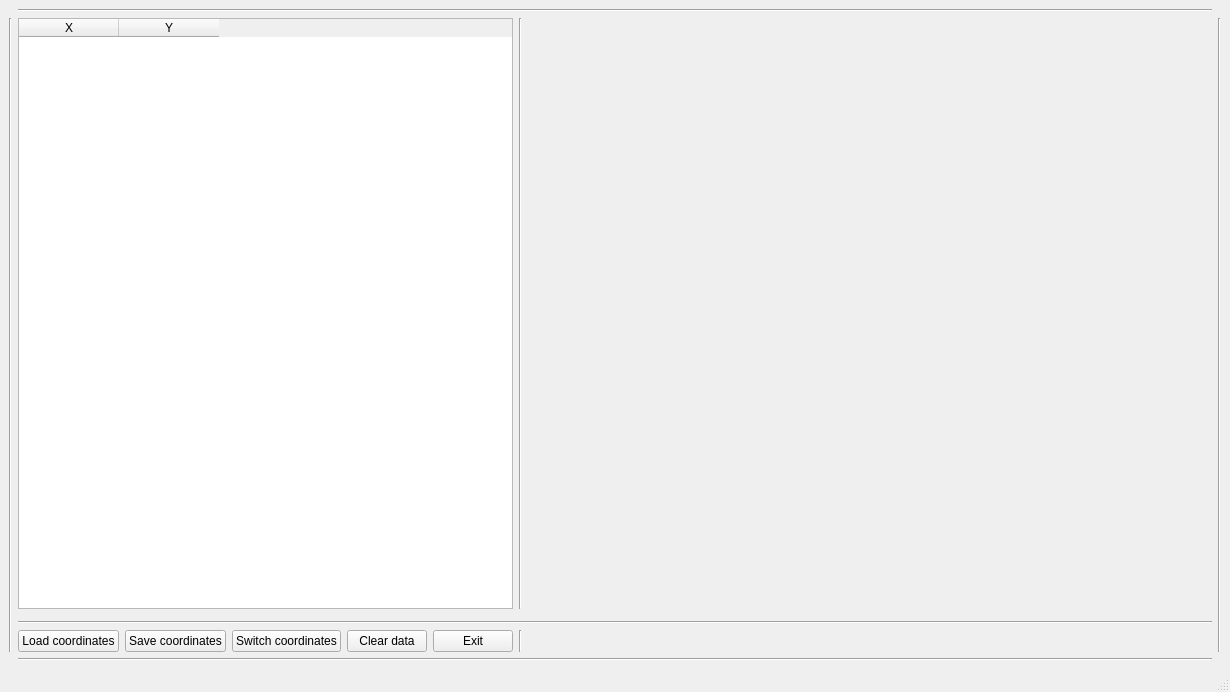
<?xml version="1.0" encoding="UTF-8"?>
<ui version="4.0">
 <class>MainWindow</class>
 <widget class="QMainWindow" name="MainWindow">
  <property name="geometry">
   <rect>
    <x>0</x>
    <y>0</y>
    <width>1230</width>
    <height>692</height>
   </rect>
  </property>
  <property name="windowTitle">
   <string>MainWindow</string>
  </property>
  <widget class="QWidget" name="centralwidget">
   <layout class="QGridLayout" name="gridLayout">
    <item row="3" column="1" colspan="7">
     <widget class="Line" name="line_4">
      <property name="orientation">
       <enum>Qt::Horizontal</enum>
      </property>
     </widget>
    </item>
    <item row="1" column="0" rowspan="4">
     <widget class="Line" name="line_7">
      <property name="orientation">
       <enum>Qt::Vertical</enum>
      </property>
     </widget>
    </item>
    <item row="4" column="5">
     <widget class="QPushButton" name="exitPushButton">
      <property name="text">
       <string>Exit</string>
      </property>
     </widget>
    </item>
    <item row="1" column="8" rowspan="4">
     <widget class="Line" name="line_2">
      <property name="orientation">
       <enum>Qt::Vertical</enum>
      </property>
     </widget>
    </item>
    <item row="1" column="1" colspan="5">
     <widget class="QTableWidget" name="coordTableWidget">
      <property name="sizeAdjustPolicy">
       <enum>QAbstractScrollArea::AdjustToContents</enum>
      </property>
      <column>
       <property name="text">
        <string>X</string>
       </property>
      </column>
      <column>
       <property name="text">
        <string>Y</string>
       </property>
      </column>
     </widget>
    </item>
    <item row="2" column="1">
     <widget class="Line" name="line_3">
      <property name="orientation">
       <enum>Qt::Vertical</enum>
      </property>
     </widget>
    </item>
    <item row="0" column="1" colspan="7">
     <widget class="Line" name="line_5">
      <property name="orientation">
       <enum>Qt::Horizontal</enum>
      </property>
     </widget>
    </item>
    <item row="5" column="1" colspan="7">
     <widget class="Line" name="line_6">
      <property name="orientation">
       <enum>Qt::Horizontal</enum>
      </property>
     </widget>
    </item>
    <item row="1" column="6">
     <widget class="Line" name="line">
      <property name="orientation">
       <enum>Qt::Vertical</enum>
      </property>
     </widget>
    </item>
    <item row="4" column="3">
     <widget class="QPushButton" name="switchPushButton">
      <property name="text">
       <string>Switch coordinates</string>
      </property>
     </widget>
    </item>
    <item row="4" column="1">
     <widget class="QPushButton" name="loadPushButton">
      <property name="text">
       <string>Load coordinates</string>
      </property>
     </widget>
    </item>
    <item row="4" column="2">
     <widget class="QPushButton" name="savePushButton">
      <property name="text">
       <string>Save coordinates</string>
      </property>
     </widget>
    </item>
    <item row="4" column="6">
     <widget class="Line" name="line_8">
      <property name="orientation">
       <enum>Qt::Vertical</enum>
      </property>
     </widget>
    </item>
    <item row="4" column="4">
     <widget class="QPushButton" name="clearDataPushButton">
      <property name="text">
       <string>Clear data</string>
      </property>
     </widget>
    </item>
    <item row="4" column="7">
     <spacer name="horizontalSpacer">
      <property name="orientation">
       <enum>Qt::Horizontal</enum>
      </property>
      <property name="sizeHint" stdset="0">
       <size>
        <width>40</width>
        <height>20</height>
       </size>
      </property>
     </spacer>
    </item>
    <item row="1" column="7">
     <widget class="QLabel" name="graphLabel">
      <property name="text">
       <string/>
      </property>
      <property name="scaledContents">
       <bool>true</bool>
      </property>
     </widget>
    </item>
   </layout>
  </widget>
  <widget class="QMenuBar" name="menubar">
   <property name="geometry">
    <rect>
     <x>0</x>
     <y>0</y>
     <width>1230</width>
     <height>20</height>
    </rect>
   </property>
  </widget>
  <widget class="QStatusBar" name="statusbar"/>
 </widget>
 <resources/>
 <connections/>
</ui>
